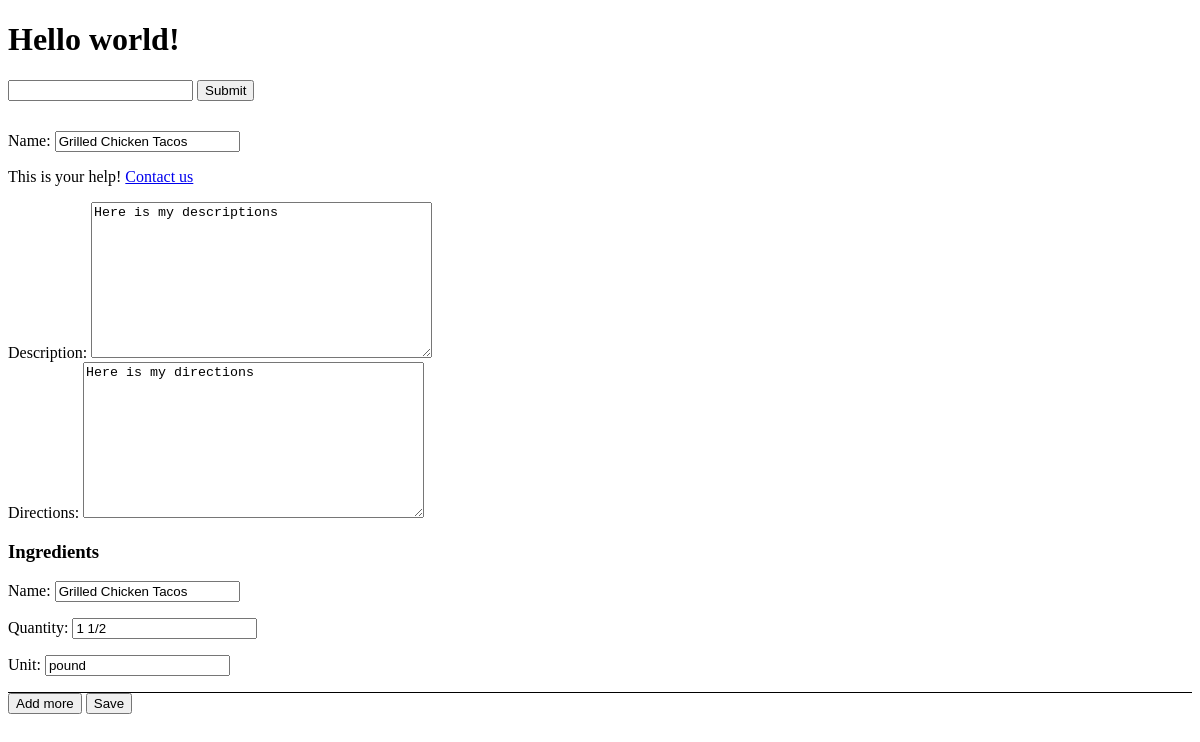
The page /pantry/recipes/1/edit/ (signed in) on the database as committed earlier.
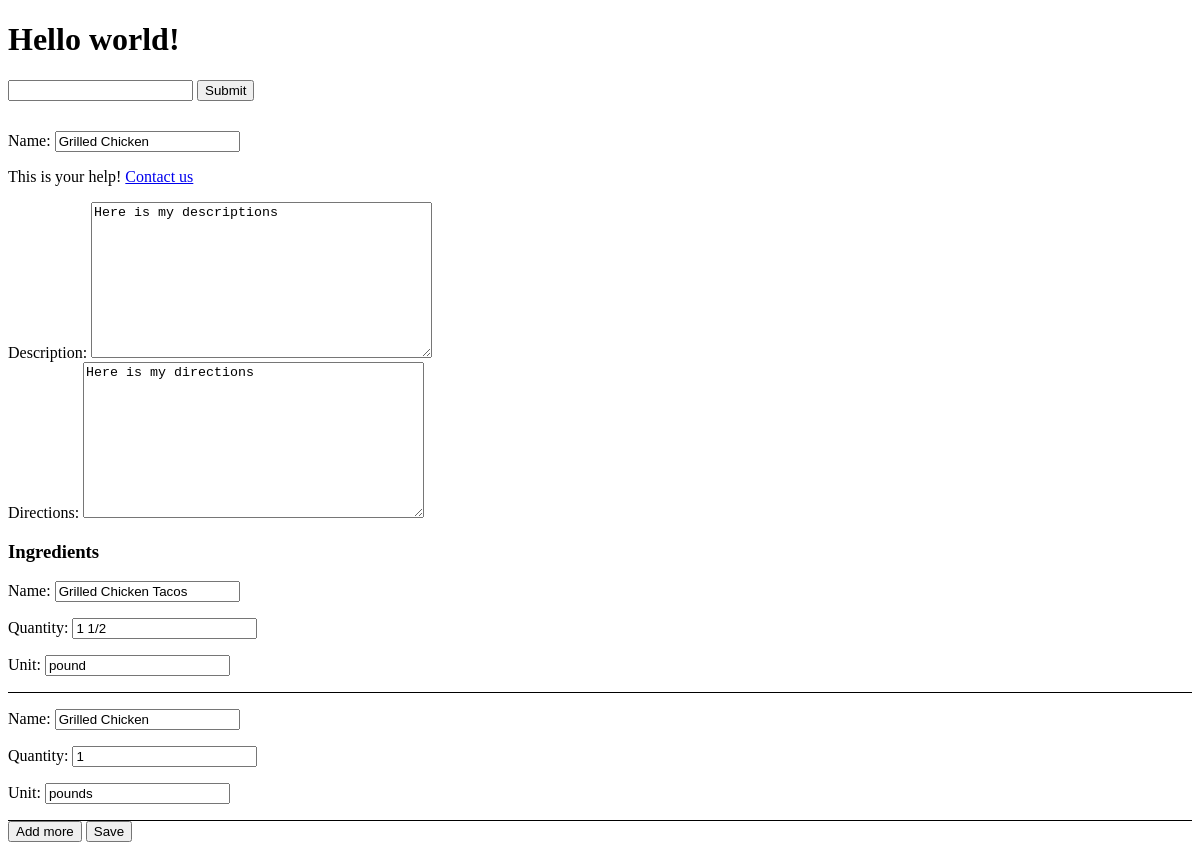
The same page on the database as committed later.
### recipes/models.py (models this page shows, shortened)
class Recipe(models.Model):
    user = models.ForeignKey(global_settings.AUTH_USER_MODEL, on_delete=models.CASCADE) #
    name = models.CharField(max_length=220) # grillied chicken pasta
    description = models.TextField(blank=True, null=True)
    directions = models.TextField(blank=True, null=True)
    timestamp = models.DateTimeField(auto_now_add=True)
    updated = models.DateTimeField(auto_now=True)
    active = models.BooleanField(default=True)

### recipes/views.py (the view, shortened to what this page needs)
# urls.py: path("<int:id>/edit/", recipe_update_view, name='update'),
@login_required
def recipe_update_view(request, id=None):
    obj = get_object_or_404(Recipe, id=id, user=request.user)
    form = RecipeForm(request.POST or None, instance=obj)
    RecipeIngredientFormFormset = modelformset_factory(RecipeIngredient, form=RecipeIngredientForm, extra=0)
    qs = obj.recipeingredient_set.all()
    formset = RecipeIngredientFormFormset(request.POST or None, queryset=qs)
    context = {
        "form": form,
        "formset": formset,
        "object": obj
    }
    return render(request, "recipes/create-update.html", context)

### recipes/forms.py
class RecipeForm(forms.ModelForm):
    error_css_class = "error-field"
    required_css_class = "required-field"
    name = forms.CharField(help_text='This is your help! <a href="/contact">Contact us</a>')
    class Meta:
        model = Recipe
        fields = ['name', 'description', 'directions']
    def __init__(self, *args, **kwargs):
        super().__init__(*args, **kwargs)
        for field in self.fields:
            new_data = {
                "placeholder":f"Recipe {field}",
                "class": "form-control"
            }
            self.fields[str(field)].widget.attrs.update(new_data)

### templates/recipes/create-update.html (shortened to what this page needs)
{% extends "base.html" %}
{% block content %}
<div style="margin-top: 30px;">
    <form  action="." method="POST">
        {% for field in form %}
            <div class="{% if field.field.required %}{{ form.required_css_class }}{% endif %}">
                {{ field.label_tag }} {{ field }}
                {% if field.help_text %}
                    <p class="help">{{ field.help_text|safe }}</p>
                {% endif %}
            </div>
        {% endfor %}
        {% if formset %}
        <h3>Ingredients</h3>
        <div class="ingredient-form-list">
            {% for form in formset %}
                <div class="ingredient-form">
                    {{ form.as_p }}
                </div>
            {% endfor %}
        </div>
        <button id="add-more" type="button">Add more</button>
        {% endif %}
        <button type="Submit">Save</button>
    </form>
</div>
{% endblock content %}

Rows that differ between the two databases and show on the page:
changed Recipe "Here is my descriptions": name "Grilled Chicken Tacos" → "Grilled Chicken"
Other text that changed with them:
new list line: "Name: Quantity: Unit: Grilled Chicken 1 pounds"
